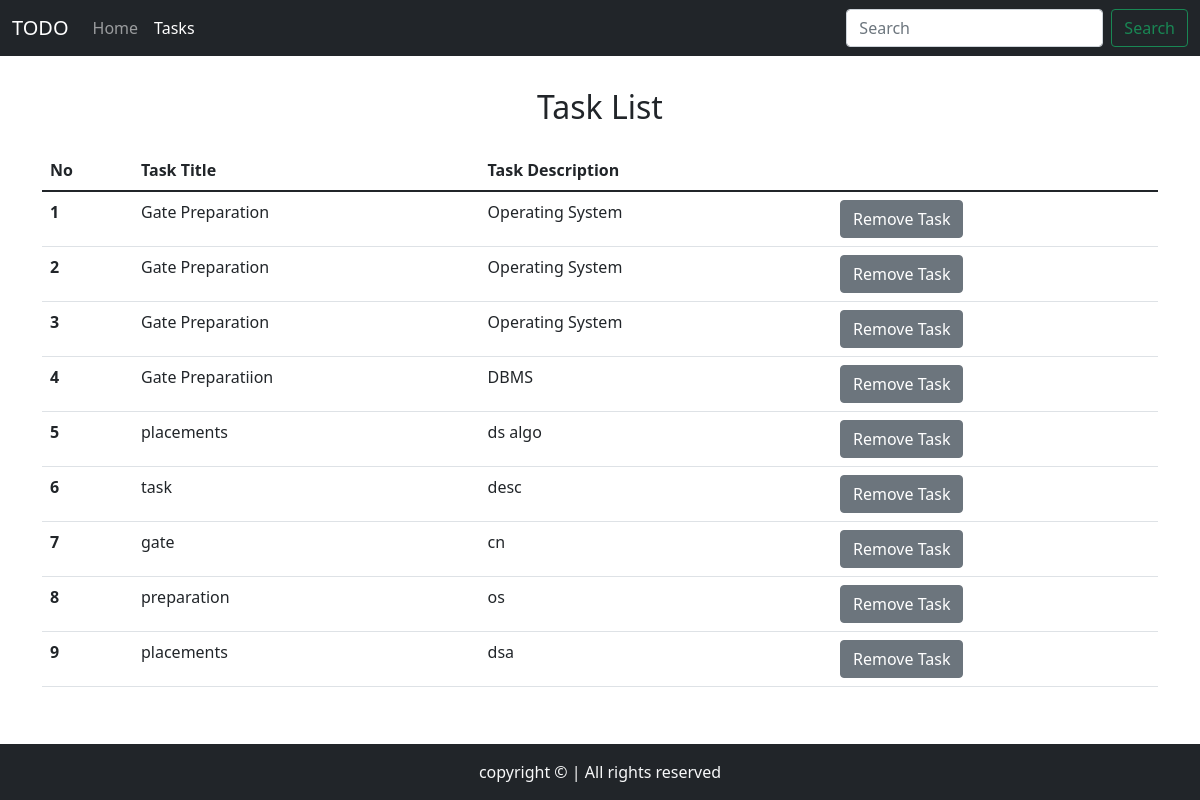
The page /tasks on the database its author committed.
### Home/models.py (models this page shows, shortened)
class Task(models.Model):
    taskTitle = models.CharField(max_length=30)
    taskDesc = models.TextField()
    time = models.DateTimeField(auto_now_add=True)

### Home/views.py (the view)
# urls.py: path('tasks', views.tasks, name='tasks')
def tasks(request):
    allTasks = Task.objects.all()
    context = {'tasks': allTasks}
    return render(request, 'tasks.html', context)

### templates/tasks.html (shortened to what this page needs)
<!doctype html>
<html lang="en">
<head>
    <link href="https://cdn.jsdelivr.net/npm/bootstrap@5.1.3/dist/css/bootstrap.min.css" rel="stylesheet"
>
</head>
<body>
<nav class="navbar navbar-expand-lg navbar-dark bg-dark">
    <div class="container-fluid">
        <a class="navbar-brand" href="#">TODO</a>
        <div class="collapse navbar-collapse" id="navbarSupportedContent">
            <ul class="navbar-nav me-auto mb-2 mb-lg-0">
                <li class="nav-item">
                    <a class="nav-link " aria-current="page" href="/">Home</a>
                </li>
                <li class="nav-item">
                    <a class="nav-link active" href="/tasks">Tasks</a>
                </li>
            </ul>
            <form class="d-flex">
                <input class="form-control me-2" type="search" placeholder="Search" aria-label="Search">
                <button class="btn btn-outline-success" type="submit">Search</button>
            </form>
        </div>
    </div>
</nav>
<div class="container my-3">
    <h2 class="text-center py-3">Task List</h2>
    <table class="table">
        <thead>
        <tr>
            <th scope="col">No</th>
            <th scope="col">Task Title</th>
            <th scope="col">Task Description</th>
        </tr>
        </thead>
        <tbody>
        {% for task in tasks %}
        <tr>
            <th scope="row">{{forloop.counter}}</th>
            <td>{{task.taskTitle}}</td>
            <td>{{task.taskDesc}}</td>
            <td><a href="" class="btn btn-secondary">Remove Task</a></td>
        </tr>
        {% endfor %}
        </tbody>
    </table>
</div>
<footer>
    <p class="text-center bg-dark text-light fixed-bottom my-0 py-3">
        copyright &copy; | All rights reserved
    </p>
</footer>
</body>
</html>

### rows shown on the page
Task: taskTitle "Gate Preparation", taskDesc "Operating System"
Task: taskTitle "Gate Preparation", taskDesc "Operating System"
Task: taskTitle "Gate Preparation", taskDesc "Operating System"
Task: taskTitle "Gate Preparatiion", taskDesc "DBMS"
Task: taskTitle "placements", taskDesc "ds algo"
Task: taskTitle "task", taskDesc "desc"
Task: taskTitle "gate", taskDesc "cn"
Task: taskTitle "preparation", taskDesc "os"
Task: taskTitle "placements", taskDesc "dsa"
